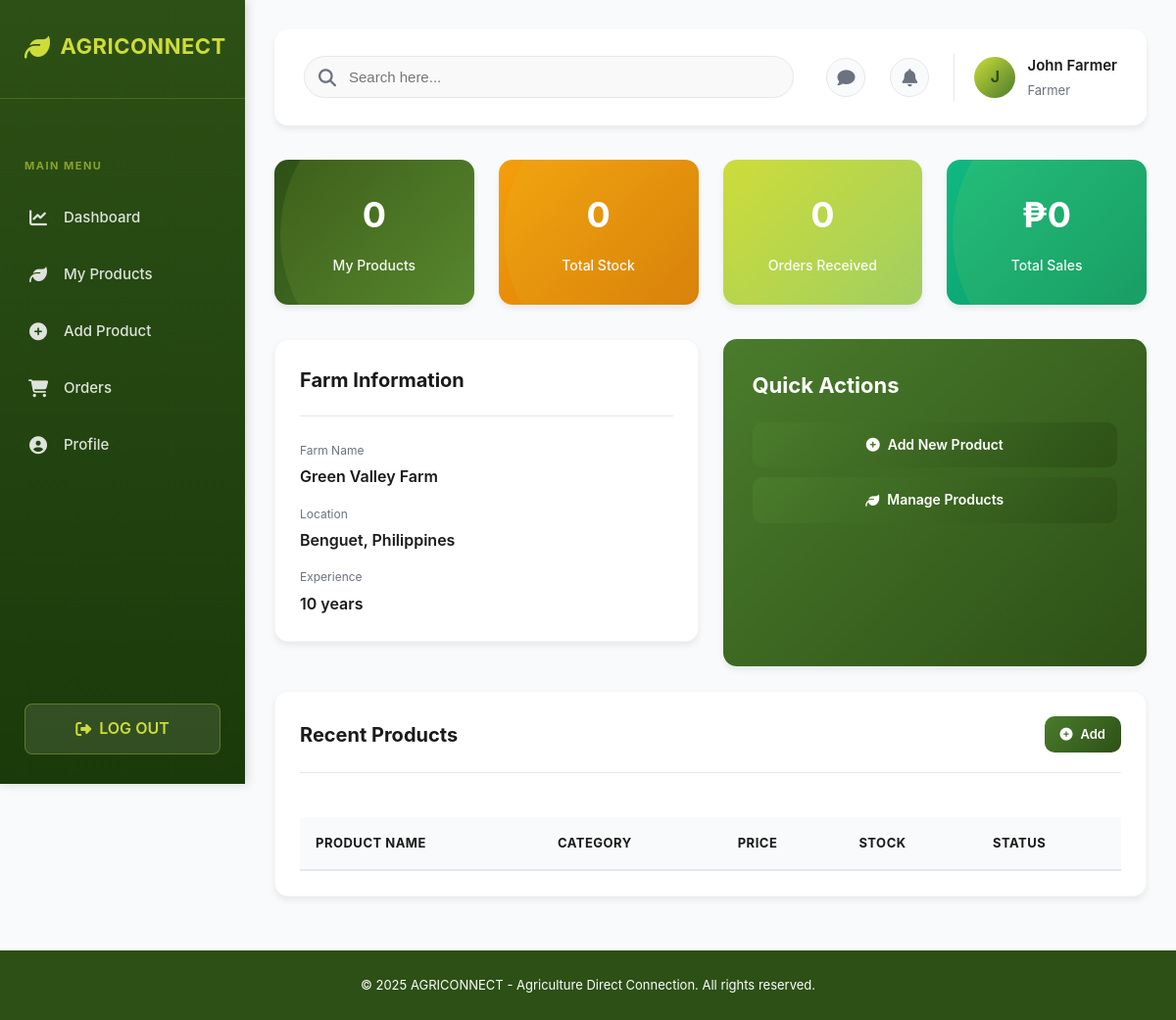
Page /pages/dashboard/farmer-dashboard.php (signed in) on the committed database.
### tables this page shows
CREATE TABLE users (
    user_id INT PRIMARY KEY AUTO_INCREMENT,
    username VARCHAR(50) UNIQUE NOT NULL,
    email VARCHAR(100) UNIQUE NOT NULL,
    password VARCHAR(255) NOT NULL,
    full_name VARCHAR(100) NOT NULL,
    phone VARCHAR(15),
    address TEXT,
    role ENUM('admin', 'farmer', 'buyer') NOT NULL,
    profile_image VARCHAR(255),
    is_active BOOLEAN DEFAULT TRUE,
    created_at TIMESTAMP DEFAULT CURRENT_TIMESTAMP,
    updated_at TIMESTAMP DEFAULT CURRENT_TIMESTAMP ON UPDATE CURRENT_TIMESTAMP
);

CREATE TABLE farmers (
    farmer_id INT PRIMARY KEY AUTO_INCREMENT,
    user_id INT NOT NULL UNIQUE,
    farm_name VARCHAR(100),
    farm_location TEXT,
    farm_size DECIMAL(10, 2),
    years_of_experience INT,
    specialization VARCHAR(255),
    created_at TIMESTAMP DEFAULT CURRENT_TIMESTAMP,
    FOREIGN KEY (user_id) REFERENCES users(user_id) ON DELETE CASCADE
);

### includes/auth-check.php (called while the page is built, shortened)
<?php
include_once($_SERVER['DOCUMENT_ROOT'] . '/agriconnect/config/db.php');
$user_id = $_SESSION['user_id'];
$query = "SELECT u.* FROM users u WHERE u.user_id = ?";
$stmt = $conn->prepare($query);
$stmt->bind_param("i", $user_id);
$stmt->execute();
$result = $stmt->get_result();
$current_user = $result->fetch_assoc();
?>

### pages/dashboard/farmer-dashboard.php (the view, shortened to what this page needs)
<?php
include_once($_SERVER['DOCUMENT_ROOT'] . '/agriconnect/includes/auth-check.php');
include_once($_SERVER['DOCUMENT_ROOT'] . '/agriconnect/includes/header.php');
$query = "SELECT f.* FROM farmers f JOIN users u ON f.user_id = u.user_id WHERE u.user_id = ?";
$stmt = $conn->prepare($query);
$stmt->bind_param("i", $current_user['user_id']);
$stmt->execute();
$farmer = $stmt->get_result()->fetch_assoc();
$query = "SELECT COUNT(*) as total FROM products WHERE farmer_id = ?";
$stmt = $conn->prepare($query);
$stmt->bind_param("i", $farmer['farmer_id']);
$stmt->execute();
$products_count = $stmt->get_result()->fetch_assoc()['total'];
$query = "SELECT COUNT(DISTINCT o.order_id) as total FROM orders o
          JOIN order_details od ON o.order_id = od.order_id
          JOIN products p ON od.product_id = p.product_id
          WHERE p.farmer_id = ?";
$stmt = $conn->prepare($query);
$stmt->bind_param("i", $farmer['farmer_id']);
$stmt->execute();
$orders_count = $stmt->get_result()->fetch_assoc()['total'];
$query = "SELECT COALESCE(SUM(od.subtotal), 0) as revenue FROM order_details od
          JOIN products p ON od.product_id = p.product_id
          WHERE p.farmer_id = ?";
$stmt = $conn->prepare($query);
$stmt->bind_param("i", $farmer['farmer_id']);
$stmt->execute();
$revenue = $stmt->get_result()->fetch_assoc()['revenue'];
$query = "SELECT COALESCE(SUM(stock_quantity), 0) as total_stock FROM products WHERE farmer_id = ?";
$stmt = $conn->prepare($query);
$stmt->bind_param("i", $farmer['farmer_id']);
$stmt->execute();
$total_stock = $stmt->get_result()->fetch_assoc()['total_stock'];
?>
<div class="main-wrapper">
    <?php include_once($_SERVER['DOCUMENT_ROOT'] . '/agriconnect/includes/sidebar.php'); ?>
    <div class="main-content">
        <div class="top-bar">
            <div class="top-bar-left">
                <div class="search-container">
                    <i class="fas fa-search"></i>
                    <input type="text" placeholder="Search here...">
                </div>
            </div>
            <div class="top-bar-right">
                <div class="message-icon">
                    <i class="fas fa-comment"></i>
                </div>
                <div class="notification-bell">
                    <i class="fas fa-bell"></i>
                </div>
                <div class="user-info">
                    <div class="user-avatar"><?php echo strtoupper(substr($current_user['full_name'], 0, 1)); ?></div>
                    <div class="user-details">
                        <h3><?php echo $current_user['full_name']; ?></h3>
                        <p><?php echo ucfirst($current_user['role']); ?></p>
                    </div>
                </div>
            </div>
        </div>
        <div class="stats-grid">
            <div class="stat-card">
                <div class="stat-card-content">
                    <h3><?php echo $products_count; ?></h3>
                    <p>My Products</p>
                </div>
            </div>
            <div class="stat-card" style="background: linear-gradient(135deg, #f59e0b, #d97706);">
                <div class="stat-card-content">
                    <h3><?php echo $total_stock; ?></h3>
                    <p>Total Stock</p>
                </div>
            </div>
            <div class="stat-card" style="background: linear-gradient(135deg, #CDDC39, #9ccc65);">
                <div class="stat-card-content">
                    <h3><?php echo $orders_count; ?></h3>
                    <p>Orders Received</p>
                </div>
            </div>
            <div class="stat-card" style="background: linear-gradient(135deg, #10b981, #059669);">
                <div class="stat-card-content">
                    <h3>₱<?php echo number_format($revenue, 0); ?></h3>
                    <p>Total Sales</p>
                </div>
            </div>
        </div>
        <div style="display: grid; grid-template-columns: 1fr 1fr; gap: 25px; margin-bottom: 25px;">
            <div class="card">
                <div class="card-header">
                    <h2>Farm Information</h2>
                </div>
                <div style="display: grid; gap: 15px;">
                    <div>
                        <p style="font-size: 12px; color: var(--text-gray); margin-bottom: 5px;">Farm Name</p>
                        <p style="font-size: 16px; font-weight: 600; color: var(--text-dark); margin: 0;">
                            <?php echo $farmer['farm_name'] ?? 'Not provided'; ?>
                        </p>
                    </div>
                    <div>
                        <p style="font-size: 12px; color: var(--text-gray); margin-bottom: 5px;">Location</p>
                        <p style="font-size: 16px; font-weight: 600; color: var(--text-dark); margin: 0;">
                            <?php echo $farmer['farm_location'] ?? 'Not provided'; ?>
                        </p>
                    </div>
                    <div>
                        <p style="font-size: 12px; color: var(--text-gray); margin-bottom: 5px;">Experience</p>
                        <p style="font-size: 16px; font-weight: 600; color: var(--text-dark); margin: 0;">
                            <?php echo ($farmer['years_of_experience'] ?? '0') . ' years'; ?>
                        </p>
                    </div>
                </div>
            </div>
            <div class="illustration-card">
                <div class="illustration-card-header">
                    <h3>Quick Actions</h3>
                </div>
                <div style="display: grid; gap: 10px; margin-top: 20px;">
                    <a href="/agriconnect/pages/products/add-product.php" class="btn btn-success btn-block">
                        <i class="fas fa-plus-circle"></i> Add New Product
                    </a>
                    <a href="/agriconnect/pages/products/manage-products.php" class="btn btn-success btn-block">
                        <i class="fas fa-leaf"></i> Manage Products
                    </a>
                </div>
            </div>
        </div>
        <div class="card">
            <div class="card-header">
                <h2>Recent Products</h2>
                <a href="/agriconnect/pages/products/add-product.php" class="btn btn-success" style="padding: 8px 16px; font-size: 13px;">
                    <i class="fas fa-plus-circle"></i> Add
                </a>
            </div>
            <div class="table-responsive">
                <table>
                    <thead>
                        <tr>
                            <th>Product Name</th>
                            <th>Category</th>
                            <th>Price</th>
                            <th>Stock</th>
                            <th>Status</th>
                        </tr>
                    </thead>
                </table>
            </div>
        </div>
    </div>
</div>
<?php include_once($_SERVER['DOCUMENT_ROOT'] . '/agriconnect/includes/footer.php'); ?>

### rows in the picture
users: full_name "J", full_name "John Farmer", role "Farmer"
farmers: farm_name "Green Valley Farm", farm_location "Benguet, Philippines", years_of_experience "10"

### other values in the picture
$products_count "0"
$total_stock "0"
$orders_count "0"
$revenue "0"
